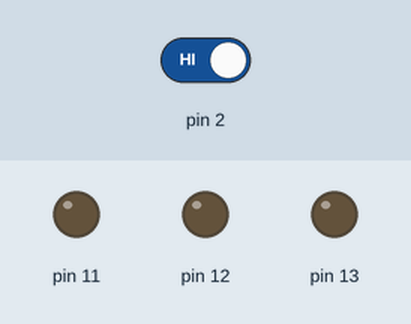
Bench run of a sketch on a simulated Arduino Uno, built with avr-gcc and run on an emulated ATmega328P. Parts: output pins drawn as LEDs (lit = HIGH). The inputs (shaded band) are chosen by the test bench; at power-on: pin 2 HIGH.

Above: at 3.8 s.
3.9 s: pin 2 driven LOW
At 4.9 s:
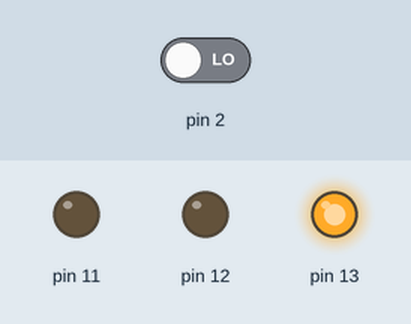
At 5.9 s:
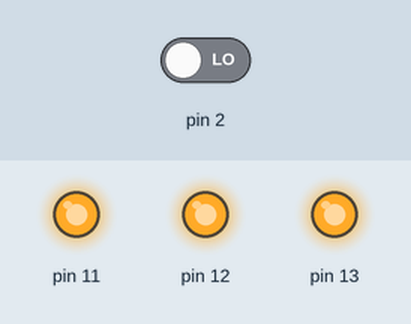
7.0 s: pin 2 driven HIGH
At 7.9 s:
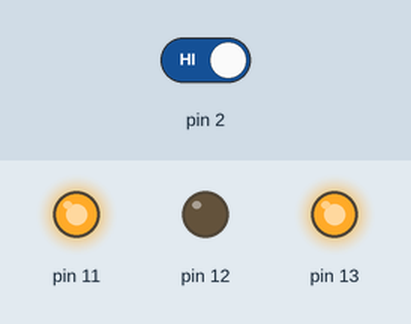
Timing chart, 0 to 10.0 s (numbered marks = the images above; inputs shaded):
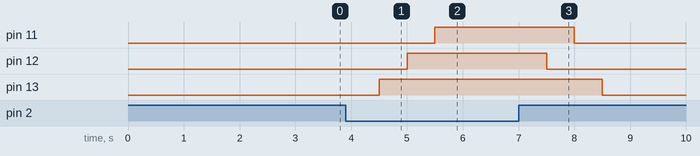

The sketch:

3_LEDs_1_Button.ino
```cpp
void setup() {
  // put your setup code here, to run once:
  pinMode(13, OUTPUT);
  pinMode(12, OUTPUT);
  pinMode(11, OUTPUT);
  pinMode(2, INPUT);
}

void loop() {
  // put your main code here, to run repeatedly:

  int buttonValue = digitalRead(2);

  if(buttonValue == LOW)
  {
    digitalWrite(13, HIGH);
    delay(500);
    digitalWrite(12, HIGH);
    delay(500);
    digitalWrite(11, HIGH);
    delay(500);
  }
  else
  {
    digitalWrite(12, LOW);
    delay(500);
    digitalWrite(11, LOW);
    delay(500);
    digitalWrite(13, LOW);
    delay(500);
  }
}
```

Measured:
- after the input at 3.9 s, pin 11: LOW → HIGH after 1.6 s; pin 12: LOW → HIGH after 1.1 s; pin 13: LOW → HIGH after 0.60 s
- after the input at 7.0 s, pin 11: HIGH → LOW after 1.0 s; pin 12: HIGH → LOW after 0.50 s; pin 13: HIGH → LOW after 1.5 s
